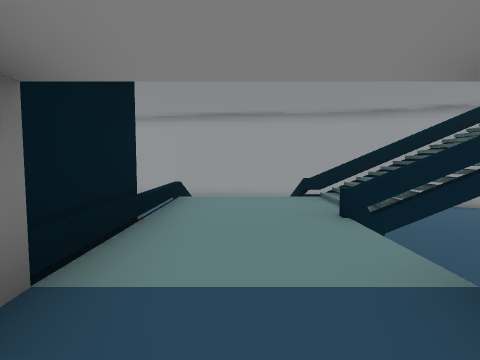
view 1 (above)

24 first-person views from a walk through a 3-D level made in the Unity game engine. The camera is 1.4 m above the floor, tilts 4° down and sees 80° across. The floor is counted in squares, 2 m on a side. Each view is taken from the middle of a square. On the plan, view 1 faces up. The plan holds only what a view shows up to about 10 squares ahead; the rest is blank. The place goes on beyond the plan.

view 2
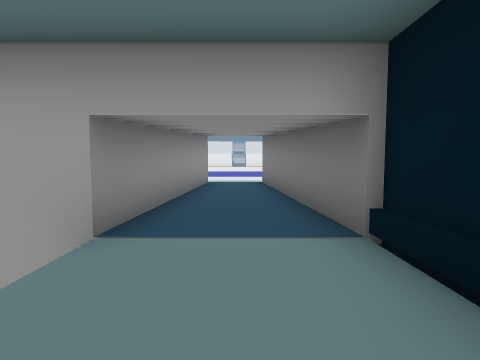

view 3
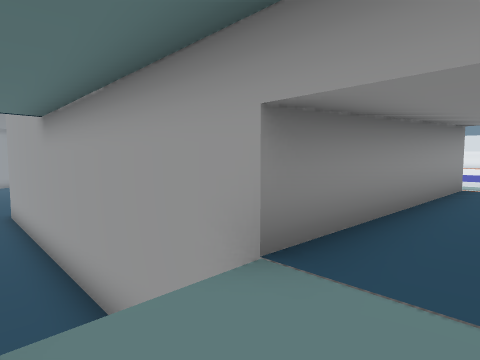

view 4
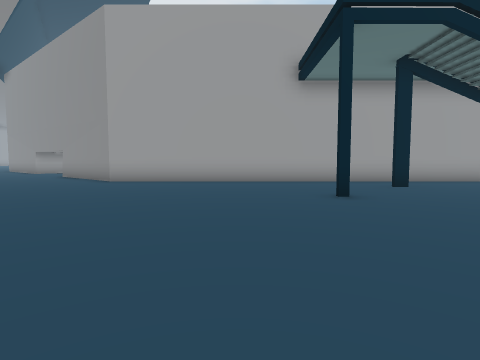

view 5
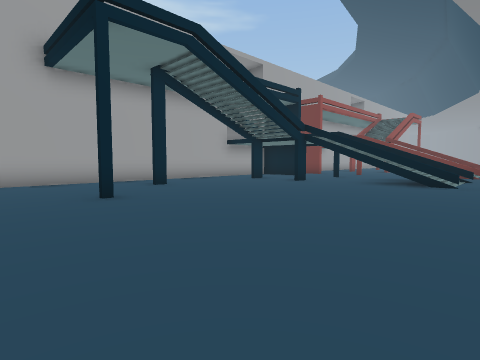

view 6
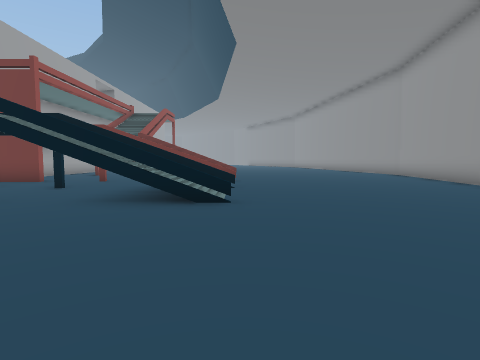

view 7
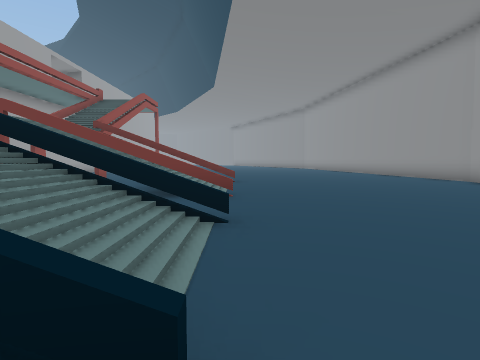

view 8
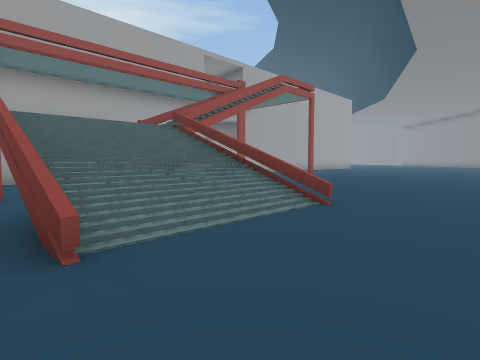

view 9
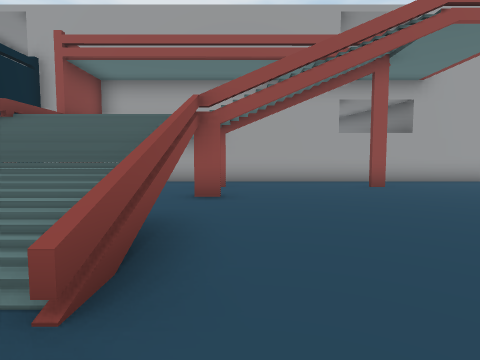

view 10
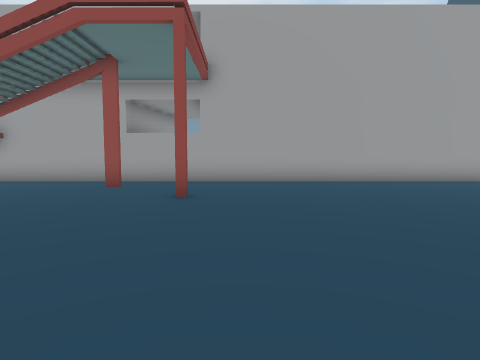

view 11
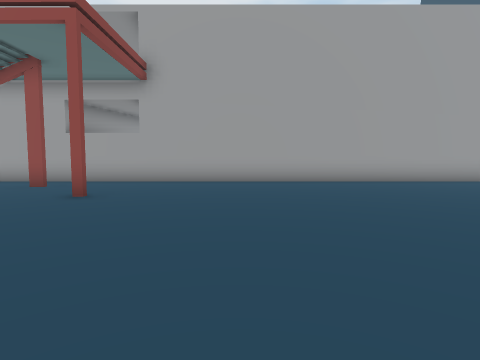

view 12
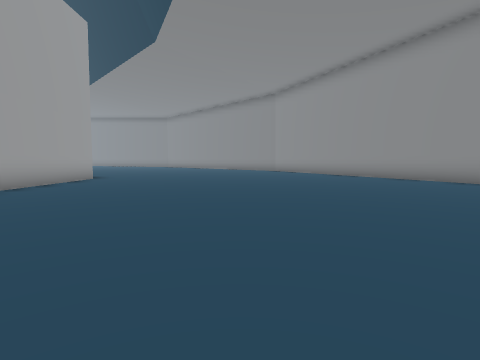

view 13
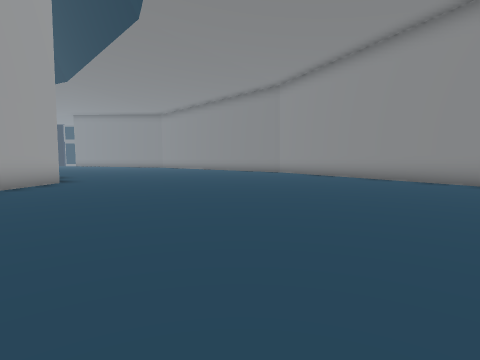

view 14
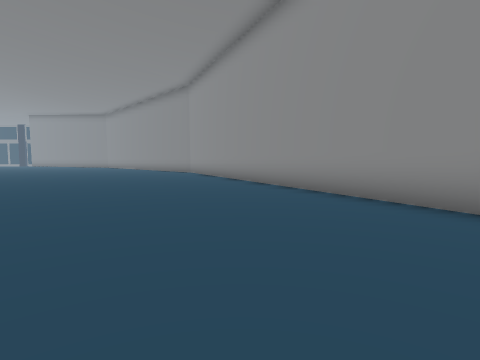

view 15
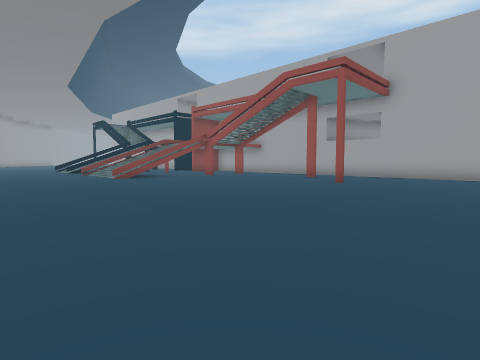

view 16
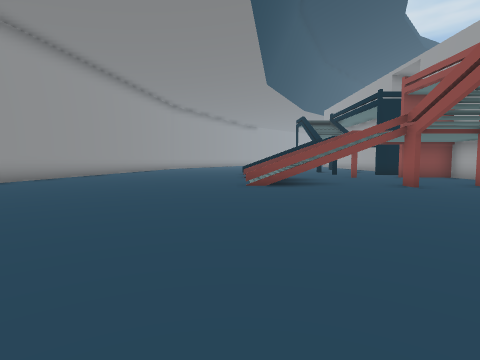

view 17
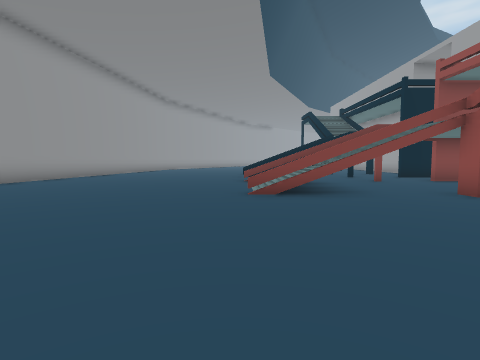

view 18
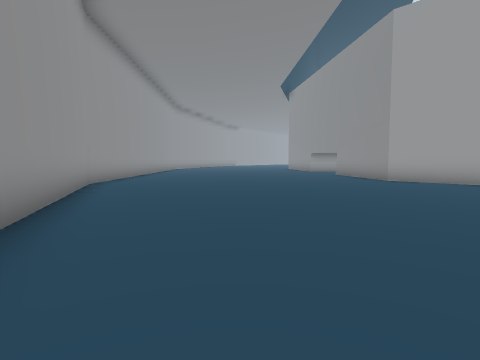

view 19
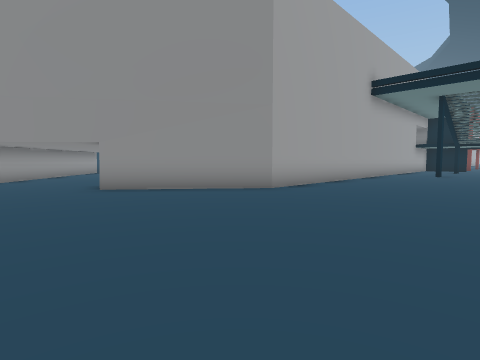

view 20
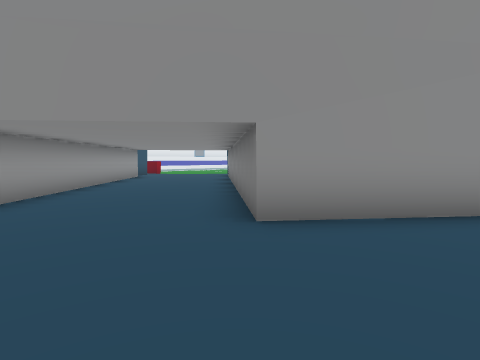

view 21
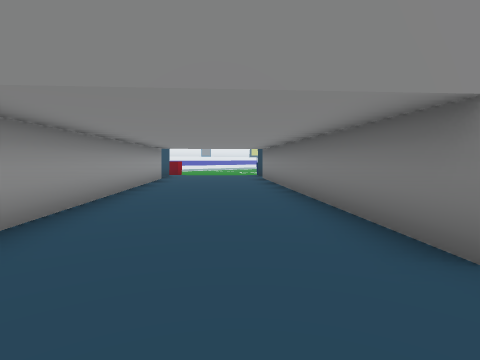

view 22
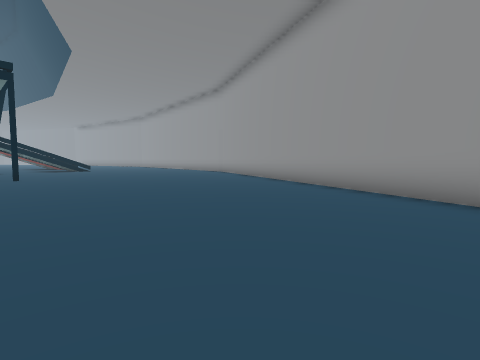

view 23
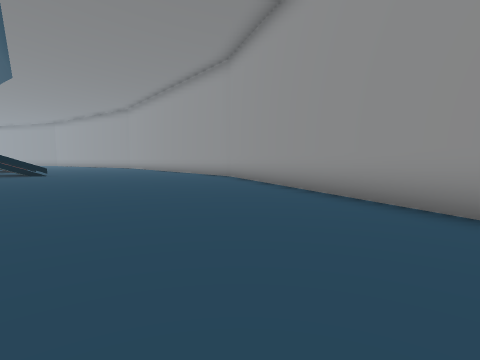

view 24
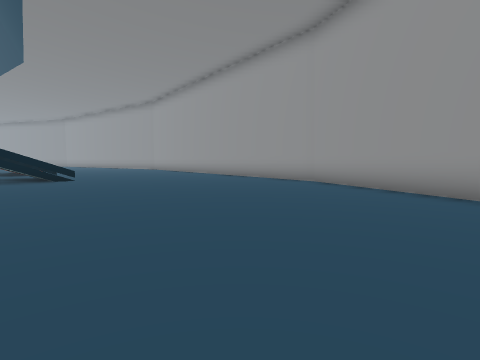

### Floor plan
Key: @ floor where view 1 was taken; # wall or solid block; x gap in a wall; . main floor; : floor 3 m higher than the main floor; + floor 3.25 m higher than the main floor; / step, stairs or slope; = window, fence, low wall or low ledge; ^ raised ledge.
Columns run from 28 left of view 1 to 20 right of it. Each row starts with its distance up from view 1.
 15     ###.           ..........     ..###
 14   ###.... ...... ..............  .....###
 13 ###.....................................###
 12 #.........................................###
 11 ............................................###
 10 .....................=..=..=.=................###
  9 .....................x///..x//..................#
  8 .....................x///..x//...................
  7 .....................#///..x//...................
  6 .....................////..#//...................
  5 ..............#...../   /../++///...#............
  4 ..................../   /../++///................
  3 ................#....#   #.#++....#..............
  2 .....................    # #++...................
  1 .##############  #####^^#  #++##############.....
  0                            #@+^            ##....
 -1                            #++^             ##...
 -2                            #++^             ##...
 -3                            #++^            ##....
 -4                            #++^           ##.....
 -5                            #:#           ##.....#
 -6                            #:#           #.....##
 -7                                          #....##
 -8                                          #=..##
 -9                                             ##
-10                                             #

Where each view was taken, in squares from view 1:
view 1: 0 up, 0 right, facing up
view 2: 4 up, 0 right, facing down
view 3: 3 up, 0 right, facing down-right
view 4: 11 up, 10 right, facing down
view 5: 11 up, 10 right, facing down-left
view 6: 10 up, 6 right, facing left
view 7: 10 up, 2 right, facing left
view 8: 12 up, 3 left, facing down-left
view 9: 11 up, 8 left, facing down
view 10: 11 up, 15 left, facing down
view 11: 11 up, 17 left, facing down
view 12: 7 up, 16 left, facing left
view 13: 7 up, 18 left, facing left
view 14: 12 up, 18 left, facing left
view 15: 14 up, 18 left, facing down-right
view 16: 10 up, 15 left, facing right
view 17: 10 up, 13 left, facing right
view 18: 12 up, 11 right, facing down-right
view 19: 6 up, 20 right, facing down-left
view 20: 1 up, 20 right, facing down-left
view 21: 1 down, 20 right, facing down-left
view 22: 4 up, 20 right, facing up-left
view 23: 7 up, 16 right, facing up-left
view 24: 7 up, 12 right, facing up-left
